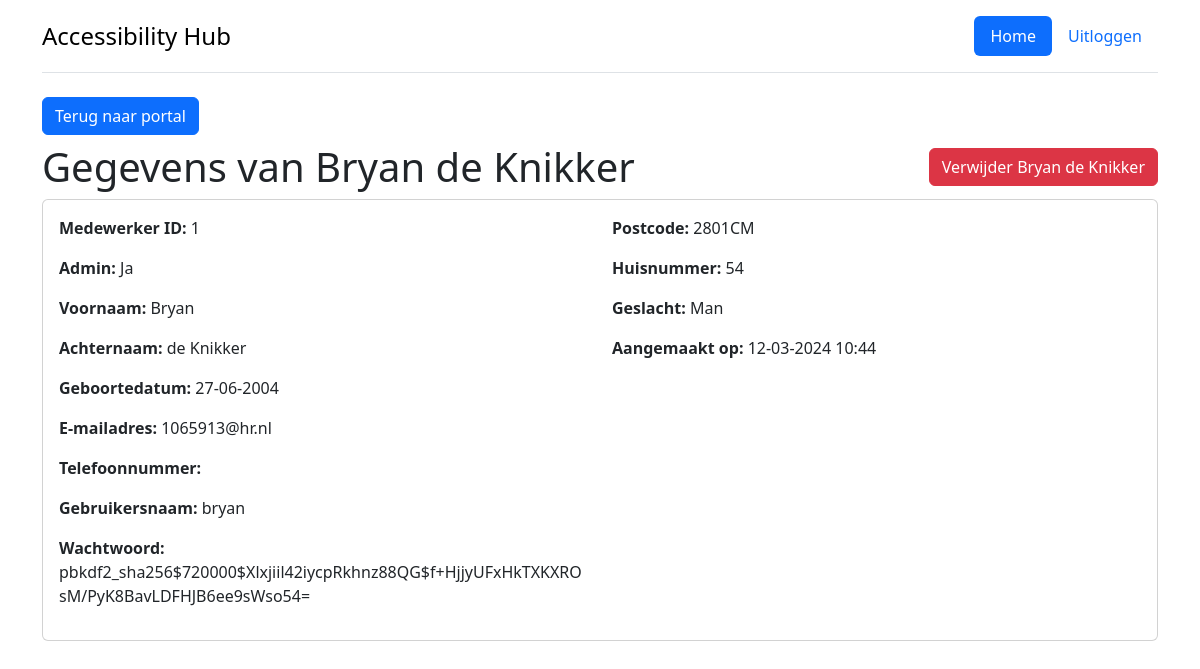
The app's page /medewerkers/medewerker/1/ with its own data.
### administrators/models.py (models this page shows, shortened)
class Medewerker(models.Model):
    medewerker_id = models.AutoField(primary_key=True)
    voornaam = models.CharField(max_length=255)
    achternaam = models.CharField(max_length=100)
    gebruikersnaam = models.CharField(max_length=255, default='')
    wachtwoord = models.CharField(max_length=255)
    emailadres = models.CharField(max_length=255)
    postcode = models.CharField(max_length=6)
    huisnummer = models.IntegerField()
    geslacht = models.CharField(max_length=10)
    telefoonnummer = models.CharField(max_length=15)
    geboortedatum = models.DateField()
    admin = models.BooleanField()
    created_at = models.DateTimeField(auto_now_add=True)
    class Meta:
        db_table = 'medewerkers'

### administrators/views.py (the view)
def medewerker(request, medewerker_id):
    medewerker = Medewerker.objects.get(medewerker_id=medewerker_id)
    return render(request, 'employee.html', {'medewerker': medewerker})

### administrators/templates/employee.html (shortened to what this page needs)
{% extends "base.html" %}
{% block content %}
    <div class="container">
        <div class="row">
            <div class="col-md-12">
                <a class="btn btn-primary mb-2" href="/medewerkers/portal/" role="button">Terug naar portal</a>
                <div class="row">
                    <div class="col-8 ">
                        <h1>Gegevens van {{ medewerker.voornaam }} {{ medewerker.achternaam }}</h1>
                    </div>
                    <div class="col-4 d-flex justify-content-end align-items-center">
<a class="btn btn-danger mb-2" href="{% url 'administrators:verwijder_medewerker' medewerker.medewerker_id %}" role="button">Verwijder {{ medewerker.voornaam }} {{ medewerker.achternaam }}</a>                    </div>
                </div>
                <div class="card">
                    <div class="card-body">
                        <div class="row">
                            <div class="col-6">
                                <p><b>Medewerker ID:</b> {{ medewerker.medewerker_id }}</p>
                                <p><b>Admin:</b> {% if medewerker.admin == 1 %}Ja{% else %}Nee{% endif %}</p>
                                <p><b>Voornaam:</b> {{ medewerker.voornaam }}</p>
                                <p><b>Achternaam:</b> {{ medewerker.achternaam }}</p>
                                <p><b>Geboortedatum:</b> {{ medewerker.geboortedatum|date:"d-m-Y" }}</p>
                                <p><b>E-mailadres:</b> {{ medewerker.emailadres }}</p>
                                <p><b>Telefoonnummer:</b> {{ medewerker.telefoonnummer }}</p>
                                <p><b>Gebruikersnaam:</b> {{ medewerker.gebruikersnaam }}</p>
                                <p><b>Wachtwoord:</b> {{ medewerker.wachtwoord }}</p>
                            </div>
                            <div class="col-6">
                                <p><b>Postcode:</b> {{ medewerker.postcode }}</p>
                                <p><b>Huisnummer:</b> {{ medewerker.huisnummer }}</p>
                                <p><b>Geslacht:</b> {{ medewerker.geslacht }}</p>
                                <p><b>Aangemaakt op:</b> {{ medewerker.created_at|date:"d-m-Y H:i" }}</p>
                            </div>
                        </div>
                    </div>
                </div>
            </div>
        </div>
    </div>
{% endblock content %}

### records on screen
Medewerker: voornaam "Bryan", achternaam "de Knikker", medewerker_id "1", geboortedatum "27-06-2004", emailadres "1065913@hr.nl", gebruikersnaam "bryan", wachtwoord "pbkdf2_sha256$720000$Xlxjiil42iycpRkhnz88QG$f+HjjyUFxHkTXKXROsM/PyK8BavLDFHJB6ee9sWso54=", postcode "2801CM", huisnummer "54", geslacht "Man", created_at "12-03-2024 10:44"
